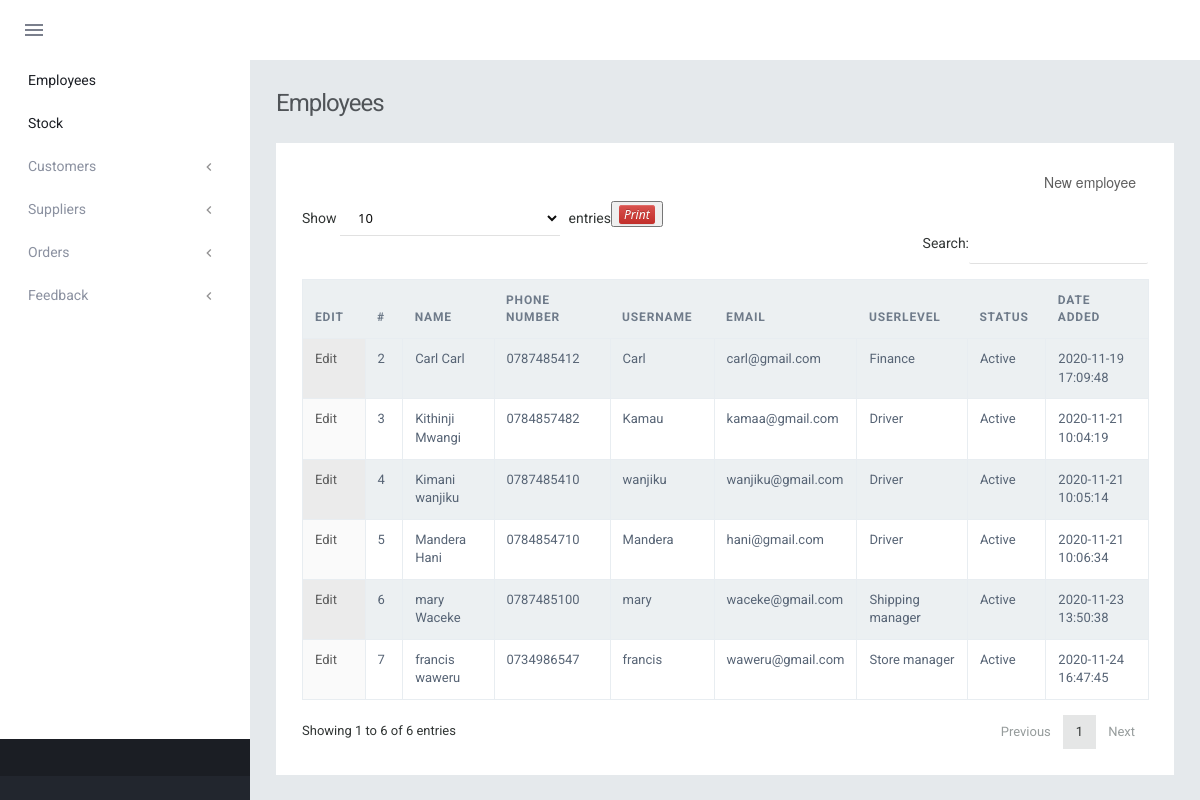
Page /staff.php on the committed database.
### tables this page shows
CREATE TABLE `employees` (
  `emp_id` int(11) NOT NULL,
  `f_name` varchar(30) NOT NULL,
  `l_name` varchar(15) NOT NULL,
  `username` varchar(20) NOT NULL,
  `email` varchar(100) NOT NULL,
  `password` varchar(50) NOT NULL,
  `date_added` timestamp NOT NULL DEFAULT current_timestamp(),
  `userlevel` varchar(20) NOT NULL DEFAULT 'Staff',
  `status` varchar(20) NOT NULL DEFAULT 'Active',
  `contact` varchar(25) DEFAULT NULL
);

### staff.php (the view, shortened to what this page needs)
<?php
include('include/connections.php');
?>
<!DOCTYPE html>
<html>
<head>
    <link href="assets/plugins/pace/pace-theme-flash.css" rel="stylesheet" type="text/css" media="screen" />
    <link href="assets/plugins/bootstrapv3/css/bootstrap.min.css" rel="stylesheet" type="text/css" />
    <link href="assets/plugins/bootstrapv3/css/bootstrap-theme.min.css" rel="stylesheet" type="text/css" />
    <link href="assets/plugins/animate.min.css" rel="stylesheet" type="text/css" />
    <link href="assets/plugins/jquery-scrollbar/jquery.scrollbar.css" rel="stylesheet" type="text/css" />
    <link href="webarch/css/webarch.css" rel="stylesheet" type="text/css" />
</head>
<body class="">
<?php
include 'include/navbar.php';
?>
<div class="footer-widget">
</div>
<div class="page-content">
<div class="content">
<div class="page-title">
<h3><span class="semi-bold">Employees</span></h3>
</div>
<div class="row">
<div class="col-md-12">
<div class="grid simple ">
<div class="grid-title no-border">
</div>
<div class="grid-body no-border">
    <a href="add_staff.php"class="btn-link btn-xs btn pull-right">New employee</a>
    <table class="table table-striped table-bordered table-hover" id="dataTables-example">
        <thead>
        <tr>
            <th>Edit</th>
            <th>#</th>
            <th>Name</th>
            <th>phone number</th>
            <th>Username</th>
            <th>Email</th>
            <th>Userlevel</th>
            <th>Status</th>
            <th>Date added</th>
        </tr>
        </thead>
        <tbody>
        <?php
        $select="SELECT * FROM employees WHERE NOT userlevel='Admin'";
        $query=mysqli_query($con,$select);
        while($row=mysqli_fetch_array($query)){
            ?>
            <tr class="odd gradeX">
                <td><a class="btn-link" href="#" data-toggle="modal" data-target="#update<?php echo $row['emp_id']?>">Edit</a> </td>
                <td><?php echo $row['emp_id']?> </td>
                <td><?php echo $row['f_name']. ' '. $row['l_name']?> </td>
                <td><?php echo $row['contact']?> </td>
                <td><?php echo $row['username']?> </td>
                <td><?php echo $row['email']?> </td>
                <td><?php echo $row['userlevel']?> </td>
                <td><?php echo $row['status']?> </td>
                <td><?php echo $row['date_added']?> </td>
            </tr>
            <?php
        }
        ?>
        </tbody>
    </table>
</div>
</div>
</div>
</div>
</div>
</div>
</div>
</body>
<link type="text/css" rel="stylesheet" href="dist/dataTablesCustom/jquery.dataTables.css?"/>
</html>

### rows in the picture
employees: emp_id "2", f_name "Carl", l_name "Carl", contact "0787485412", username "Carl", email "carl@gmail.com", userlevel "Finance", status "Active", date_added "2020-11-19 17:09:48"
employees: emp_id "3", f_name "Kithinji", l_name "Mwangi", contact "0784857482", username "Kamau", email "kamaa@gmail.com", userlevel "Driver", status "Active", date_added "2020-11-21 10:04:19"
employees: emp_id "4", f_name "Kimani", l_name "wanjiku", contact "0787485410", username "wanjiku", email "wanjiku@gmail.com", userlevel "Driver", status "Active", date_added "2020-11-21 10:05:14"
employees: emp_id "5", f_name "Mandera", l_name "Hani", contact "0784854710", username "Mandera", email "hani@gmail.com", userlevel "Driver", status "Active", date_added "2020-11-21 10:06:34"
employees: emp_id "6", f_name "mary", l_name "Waceke", contact "0787485100", username "mary", email "waceke@gmail.com", userlevel "Shipping manager", status "Active", date_added "2020-11-23 13:50:38"
employees: emp_id "7", f_name "francis", l_name "waweru", contact "0734986547", username "francis", email "waweru@gmail.com", userlevel "Store manager", status "Active", date_added "2020-11-24 16:47:45"
